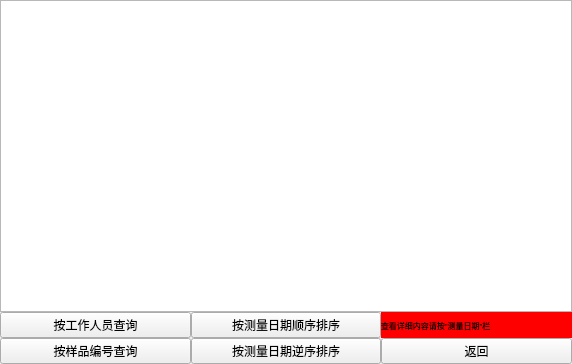
<?xml version="1.0" encoding="UTF-8"?>
<ui version="4.0">
 <class>sample_data_query</class>
 <widget class="QWidget" name="sample_data_query">
  <property name="geometry">
   <rect>
    <x>0</x>
    <y>0</y>
    <width>572</width>
    <height>364</height>
   </rect>
  </property>
  <property name="windowTitle">
   <string>Form</string>
  </property>
  <layout class="QGridLayout" name="gridLayout_2">
   <property name="leftMargin">
    <number>0</number>
   </property>
   <property name="topMargin">
    <number>0</number>
   </property>
   <property name="rightMargin">
    <number>0</number>
   </property>
   <property name="bottomMargin">
    <number>0</number>
   </property>
   <property name="spacing">
    <number>0</number>
   </property>
   <item row="0" column="0">
    <layout class="QVBoxLayout" name="verticalLayout">
     <property name="spacing">
      <number>0</number>
     </property>
     <property name="bottomMargin">
      <number>0</number>
     </property>
     <item>
      <widget class="QTableView" name="tableView">
       <property name="sizePolicy">
        <sizepolicy hsizetype="Expanding" vsizetype="Expanding">
         <horstretch>0</horstretch>
         <verstretch>0</verstretch>
        </sizepolicy>
       </property>
       <property name="font">
        <font>
         <pointsize>7</pointsize>
        </font>
       </property>
       <property name="verticalScrollBarPolicy">
        <enum>Qt::ScrollBarAsNeeded</enum>
       </property>
       <property name="horizontalScrollBarPolicy">
        <enum>Qt::ScrollBarAsNeeded</enum>
       </property>
       <property name="autoScrollMargin">
        <number>50</number>
       </property>
       <property name="selectionMode">
        <enum>QAbstractItemView::ExtendedSelection</enum>
       </property>
       <property name="verticalScrollMode">
        <enum>QAbstractItemView::ScrollPerItem</enum>
       </property>
       <property name="horizontalScrollMode">
        <enum>QAbstractItemView::ScrollPerPixel</enum>
       </property>
       <attribute name="horizontalHeaderCascadingSectionResizes">
        <bool>false</bool>
       </attribute>
       <attribute name="horizontalHeaderDefaultSectionSize">
        <number>300</number>
       </attribute>
       <attribute name="horizontalHeaderMinimumSectionSize">
        <number>100</number>
       </attribute>
       <attribute name="horizontalHeaderStretchLastSection">
        <bool>true</bool>
       </attribute>
       <attribute name="verticalHeaderDefaultSectionSize">
        <number>25</number>
       </attribute>
      </widget>
     </item>
     <item>
      <layout class="QGridLayout" name="gridLayout">
       <property name="spacing">
        <number>0</number>
       </property>
       <item row="0" column="0">
        <widget class="QPushButton" name="pushButton">
         <property name="font">
          <font>
           <pointsize>9</pointsize>
          </font>
         </property>
         <property name="text">
          <string>按工作人员查询</string>
         </property>
        </widget>
       </item>
       <item row="0" column="1">
        <widget class="QPushButton" name="b_datetime">
         <property name="font">
          <font>
           <pointsize>9</pointsize>
          </font>
         </property>
         <property name="text">
          <string>按测量日期顺序排序</string>
         </property>
        </widget>
       </item>
       <item row="1" column="0">
        <widget class="QPushButton" name="b_sample">
         <property name="font">
          <font>
           <pointsize>9</pointsize>
          </font>
         </property>
         <property name="text">
          <string>按样品编号查询</string>
         </property>
        </widget>
       </item>
       <item row="1" column="1">
        <widget class="QPushButton" name="b_datetime_disorder">
         <property name="font">
          <font>
           <pointsize>9</pointsize>
          </font>
         </property>
         <property name="text">
          <string>按测量日期逆序排序</string>
         </property>
        </widget>
       </item>
       <item row="1" column="2">
        <widget class="QPushButton" name="pushButton_3">
         <property name="font">
          <font>
           <pointsize>9</pointsize>
          </font>
         </property>
         <property name="text">
          <string>返回</string>
         </property>
        </widget>
       </item>
       <item row="0" column="2">
        <widget class="QLabel" name="label">
         <property name="font">
          <font>
           <pointsize>6</pointsize>
          </font>
         </property>
         <property name="styleSheet">
          <string notr="true">background-color: rgb(255, 0, 0);</string>
         </property>
         <property name="text">
          <string>查看详细内容请按&quot;测量日期&quot;栏</string>
         </property>
        </widget>
       </item>
      </layout>
     </item>
    </layout>
   </item>
   <item row="1" column="0">
    <layout class="QHBoxLayout" name="horizontalLayout">
     <property name="spacing">
      <number>0</number>
     </property>
     <item>
      <widget class="issample" name="widget" native="true"/>
     </item>
     <item>
      <widget class="ispreheat" name="widget_2" native="true"/>
     </item>
     <item>
      <widget class="date_widget" name="widget_3" native="true"/>
     </item>
    </layout>
   </item>
  </layout>
 </widget>
 <customwidgets>
  <customwidget>
   <class>date_widget</class>
   <extends>QWidget</extends>
   <header>date_widget.h</header>
   <container>1</container>
  </customwidget>
  <customwidget>
   <class>issample</class>
   <extends>QWidget</extends>
   <header>issample.h</header>
   <container>1</container>
  </customwidget>
  <customwidget>
   <class>ispreheat</class>
   <extends>QWidget</extends>
   <header>ispreheat.h</header>
   <container>1</container>
  </customwidget>
 </customwidgets>
 <resources/>
 <connections/>
</ui>
